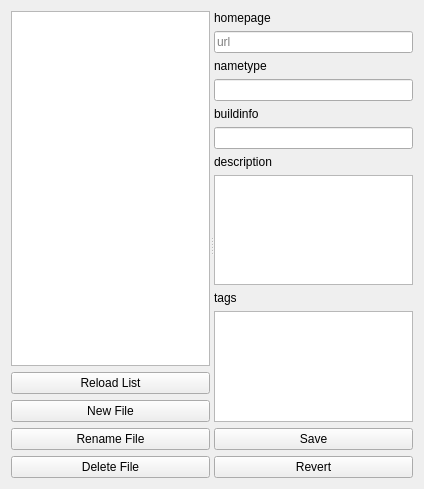
<?xml version="1.0" encoding="UTF-8"?>
<ui version="4.0">
 <class>Form</class>
 <widget class="QWidget" name="Form">
  <property name="geometry">
   <rect>
    <x>0</x>
    <y>0</y>
    <width>424</width>
    <height>489</height>
   </rect>
  </property>
  <property name="windowTitle">
   <string>Form</string>
  </property>
  <layout class="QVBoxLayout" name="verticalLayout">
   <item>
    <widget class="QSplitter" name="splitter">
     <property name="orientation">
      <enum>Qt::Horizontal</enum>
     </property>
     <widget class="QWidget" name="">
      <layout class="QVBoxLayout" name="verticalLayout_6">
       <item>
        <widget class="QListWidget" name="listWidget">
         <property name="sizePolicy">
          <sizepolicy hsizetype="Minimum" vsizetype="Expanding">
           <horstretch>0</horstretch>
           <verstretch>0</verstretch>
          </sizepolicy>
         </property>
         <property name="minimumSize">
          <size>
           <width>100</width>
           <height>50</height>
          </size>
         </property>
         <property name="maximumSize">
          <size>
           <width>16777215</width>
           <height>16777215</height>
          </size>
         </property>
         <property name="focusPolicy">
          <enum>Qt::WheelFocus</enum>
         </property>
        </widget>
       </item>
       <item>
        <widget class="QPushButton" name="pushButton_2">
         <property name="text">
          <string>Reload List</string>
         </property>
         <property name="flat">
          <bool>false</bool>
         </property>
        </widget>
       </item>
       <item>
        <widget class="QPushButton" name="pushButton_3">
         <property name="text">
          <string>New File</string>
         </property>
        </widget>
       </item>
       <item>
        <widget class="QPushButton" name="pushButton">
         <property name="text">
          <string>Rename File</string>
         </property>
        </widget>
       </item>
       <item>
        <widget class="QPushButton" name="pushButton_4">
         <property name="text">
          <string>Delete File</string>
         </property>
        </widget>
       </item>
      </layout>
     </widget>
     <widget class="QWidget" name="">
      <layout class="QVBoxLayout" name="verticalLayout_4">
       <item>
        <widget class="QLabel" name="label">
         <property name="text">
          <string>homepage</string>
         </property>
        </widget>
       </item>
       <item>
        <widget class="QLineEdit" name="lineEdit">
         <property name="styleSheet">
          <string notr="true"/>
         </property>
         <property name="frame">
          <bool>true</bool>
         </property>
         <property name="placeholderText">
          <string>url</string>
         </property>
        </widget>
       </item>
       <item>
        <widget class="QLabel" name="label_5">
         <property name="text">
          <string>nametype</string>
         </property>
        </widget>
       </item>
       <item>
        <widget class="QLineEdit" name="lineEdit_2"/>
       </item>
       <item>
        <widget class="QLabel" name="label_7">
         <property name="text">
          <string>buildinfo</string>
         </property>
        </widget>
       </item>
       <item>
        <widget class="QLineEdit" name="lineEdit_3"/>
       </item>
       <item>
        <widget class="QLabel" name="label_2">
         <property name="text">
          <string>description</string>
         </property>
        </widget>
       </item>
       <item>
        <widget class="QPlainTextEdit" name="plainTextEdit"/>
       </item>
       <item>
        <widget class="QLabel" name="label_6">
         <property name="text">
          <string>tags</string>
         </property>
        </widget>
       </item>
       <item>
        <widget class="QPlainTextEdit" name="plainTextEdit_4"/>
       </item>
       <item>
        <widget class="QPushButton" name="pushButton_5">
         <property name="text">
          <string>Save</string>
         </property>
        </widget>
       </item>
       <item>
        <widget class="QPushButton" name="pushButton_6">
         <property name="text">
          <string>Revert</string>
         </property>
        </widget>
       </item>
      </layout>
     </widget>
    </widget>
   </item>
  </layout>
  <zorder>verticalLayoutWidget_3</zorder>
  <zorder></zorder>
  <zorder>splitter</zorder>
  <zorder>splitter</zorder>
  <zorder></zorder>
  <zorder></zorder>
  <zorder></zorder>
 </widget>
 <resources/>
 <connections/>
</ui>
